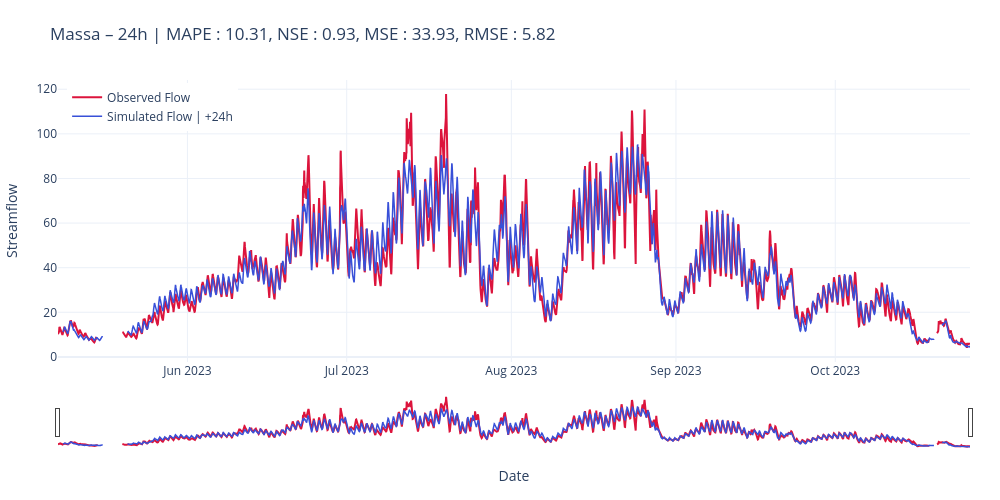

The cell this chart's notebook holds for it:
### Code cell
scores_str = str.join(', ', [f"{key} : {scores[key]:.2f}" for key in scores])
title24 = f"Massa – {cfg.predict_last_n}h | " + scores_str

# plot_forecast_24h(measured=y_true, predicted=y_pred, title=title24, mode="list", horizons=[1, 6, cfg.predict_last_n])
plot_forecast_24h(measured=y_true, predicted=y_pred, title=title24, mode="list", horizons=[cfg.predict_last_n])

### Figure 1 — Plotly figure (JSON) as saved in the notebook; plotly's stock layout.template omitted (floating-point values rounded to 4 significant figures; data arrays with more than 128 entries replaced by an {"elided": "..."} marker saying what was removed)
{"data": [{"line": {"color": "crimson", "width": 2}, "mode": "lines", "name": "Observed Flow", "type": "scatter", "x": {"elided": "4123 str values"}, "y": {"elided": "4123 float values"}}, {"line": {"color": "#3850D8", "width": 1.5}, "mode": "lines", "name": "Simulated Flow | +24h", "type": "scatter", "x": {"elided": "4100 str values"}, "y": {"elided": "4100 float values"}}], "layout": {"dragmode": "zoom", "height": 500, "hovermode": "x unified", "legend": {"x": 0.01, "xanchor": "left", "y": 0.99, "yanchor": "top"}, "margin": {"b": 50, "l": 50, "r": 30, "t": 80}, "title": {"text": "Massa – 24h | MAPE : 10.31, NSE : 0.93, MSE : 33.93, RMSE : 5.82"}, "width": 1000, "xaxis": {"rangeslider": {"visible": true}, "title": {"text": "Date"}}, "yaxis": {"title": {"text": "Streamflow"}}}}
